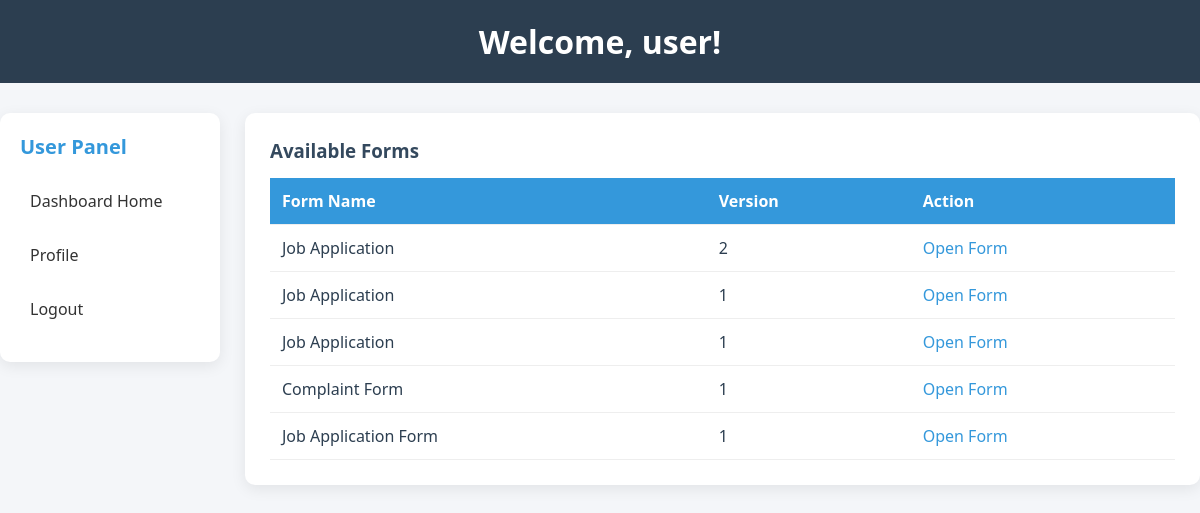
The page /user_dashboard.php on the database its author committed.
### tables this page shows
CREATE TABLE `forms` (
  `id` int(11) NOT NULL,
  `form_name` varchar(255) NOT NULL,
  `created_at` timestamp NOT NULL DEFAULT current_timestamp(),
  `version` int(11) DEFAULT 1
);

### user_dashboard.php (the view, shortened to what this page needs)
 <?php
include "configure/database_connection.php";
$user_name = "user";
$forms = $conn->query("SELECT * FROM forms ORDER BY created_at DESC");
?>
<!DOCTYPE html>
<html>
<head>
</head>
<body>
    <div class="header">
        <h1>Welcome, <?php echo htmlspecialchars($user_name); ?>!</h1>
    </div>
    <div class="dashboard-container">
        <div class="sidebar">
            <h2>User Panel</h2>
            <a href="user_dashboard.php">Dashboard Home</a>
            <a href="profile.php">Profile</a>
            <a href="logout.php">Logout</a>
        </div>
        <div class="main-content">
            <div class="card">
                <h3>Available Forms</h3>
                <?php if($forms->num_rows > 0): ?>
                    <table>
                        <thead>
                            <tr>
                                <th>Form Name</th>
                                <th>Version</th>
                                <th>Action</th>
                            </tr>
                        </thead>
                        <tbody>
                            <?php while($form = $forms->fetch_assoc()): ?>
                                <tr>
                                    <td><?php echo htmlspecialchars($form['form_name']); ?></td>
                                    <td><?php echo $form['version']; ?></td>
                                    <td><a class="form-link" href="form.php?form_id=<?php echo $form['id']; ?>">Open Form</a></td>
                                </tr>
                            <?php endwhile; ?>
                        </tbody>
                    </table>
                <?php else: ?>
                    <p>No forms available.</p>
                <?php endif; ?>
            </div>
        </div>
    </div>
</body>
</html>

### user_dashboard.php (style rules this page uses)
* { box-sizing: border-box; margin: 0; padding: 0; }
body { font-family: 'Segoe UI', Tahoma, Geneva, Verdana, sans-serif; background: #f4f6f9; color: #2c3e50; }
.header { background: #2c3e50; color: white; padding: 20px; text-align: center; }
.dashboard-container { display: flex; max-width: 1200px; margin: 30px auto; }
.sidebar { width: 220px; background: #fff; border-radius: 10px; box-shadow: 0 4px 15px rgba(0,0,0,0.08); padding: 20px; height: fit-content; }
.sidebar h2 { font-size: 20px; margin-bottom: 20px; color: #3498db; }
.sidebar a { display: block; margin: 12px 0; padding: 10px; color: #333; text-decoration: none; border-radius: 6px; transition: 0.3s; font-weight: 500; }
.main-content { flex: 1; margin-left: 25px; }
.card { background: #fff; padding: 25px; border-radius: 10px; box-shadow: 0 4px 15px rgba(0,0,0,0.08); margin-bottom: 25px; }
.card h3 { margin-bottom: 15px; color: #34495e; }
table { width: 100%; border-collapse: collapse; }
table th, table td { text-align: left; padding: 12px; border-bottom: 1px solid #eee; }
table th { background: #3498db; color: white; font-weight: 600; }
a.form-link { color: #3498db; text-decoration: none; font-weight: 500; }

### rows shown on the page
forms: form_name "Job Application", version "2"
forms: form_name "Job Application", version "1"
forms: form_name "Job Application", version "1"
forms: form_name "Complaint Form", version "1"
forms: form_name "Job Application Form", version "1"

### other values the page prints
$user_name "user"
